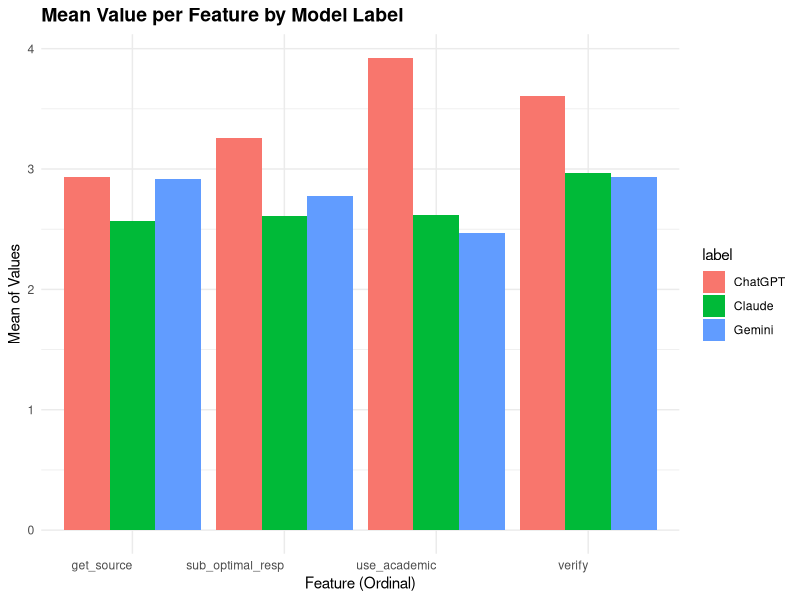

This chart was generated by the following R code:
library(ggplot2)
library(dplyr)
library(tidyr)
library(here)
df <- read.csv(here("data/data_clean.csv"))
# Converting ordinal data to actual numbers
df <- df %>%
  mutate(
    !!names(df)[3] := as.integer(substr(df[[3]], 1, 1)),
    !!names(df)[5] := as.integer(substr(df[[5]], 1, 1)),
    !!names(df)[8] := as.integer(substr(df[[8]], 1, 1)),
    !!names(df)[9] := as.integer(substr(df[[9]], 1, 1))
  )
# Changing name of some columns
names(df)[3] <- "use_academic" # name of 3rd column changed
names(df)[5] <- "sub_optimal_resp"
names(df)[8] <- "get_source"
names(df)[9] <- "verify"


# Initial attempt at categorizing the free text response data
df <- df %>%
  mutate(
    !!names(df)[2] := case_when(
      grepl("code|coding|programming", df[[2]], ignore.case = TRUE) ~ "coding",
      grepl("math", df[[2]], ignore.case = TRUE) ~ "math",
      grepl("study|explain|complicated|simplify|academic", df[[2]], ignore.case = TRUE) ~ "study",
      grepl("\\bsummar", df[[2]], ignore.case = TRUE) ~ "summarising",
      grepl("email|resume", df[[2]], ignore.case = TRUE) ~ "professional_document",
      grepl("writing|essay", df[[2]], ignore.case = TRUE) ~ "writing",
      TRUE ~ paste0("!", df[[2]])
    )
  )


# Seperating data set into 3 subsets depending on which model was used
df_gemin  <- df %>% filter(label == "Gemini")
df_chatgpt <- df %>% filter(label == "ChatGPT")
df_claude <- df %>% filter(label == "Claude")
# Based on the label, we create 3 bar charts on a single diagram. Each bar chart contains the mean value of some feature
# depending on the model
df_summary <- df %>%
  select(label, all_of(c(3, 5, 8, 9))) %>%
  pivot_longer(
    cols = -label,
    names_to = "Feature",
    values_to = "Value"
  ) %>%
  group_by(label, Feature) %>%
  summarise(mean_value = mean(Value, na.rm = TRUE), .groups = "drop")

ggplot(df_summary, aes(x = Feature, y = mean_value, fill = label)) +
  geom_col(position = "dodge") +
  labs(
    title = "Mean Value per Feature by Model Label",
    x = "Feature (Ordinal)",
    y = "Mean of Values"
  ) +
  theme_minimal() +
  theme(
    axis.text.x = element_text(angle = 0, hjust = 1),
    plot.title = element_text(size = 14, face = "bold")
  )




